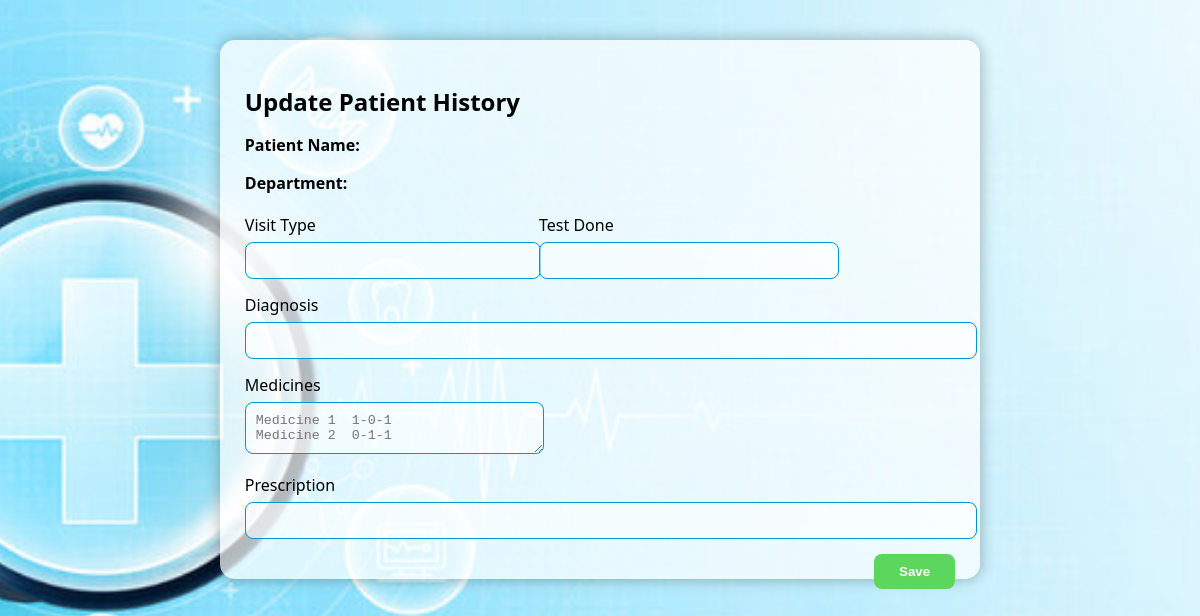
The page /doctor/update_history/92 on the database as committed earlier.
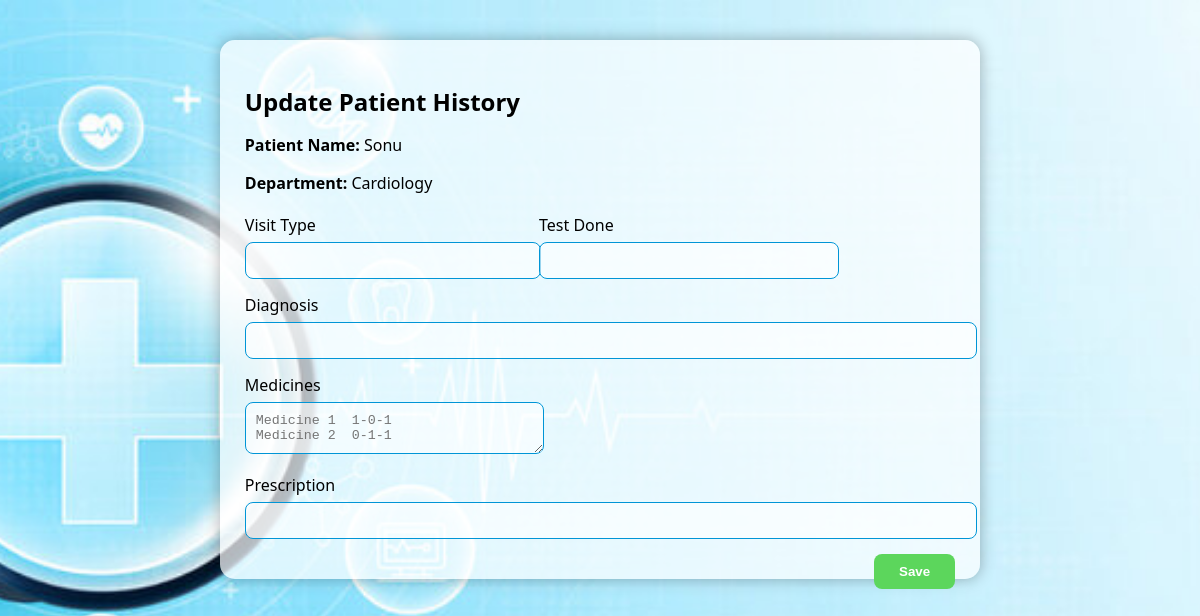
The same page on the database as committed later.
### tables this page shows
CREATE TABLE patients (
            id INTEGER PRIMARY KEY AUTOINCREMENT,
            user_id INTEGER NOT NULL,
            fullname TEXT NOT NULL,
            age INTEGER,
            gender TEXT,
            contact TEXT,
            blood_group TEXT,
            height INTEGER,
            weight INTEGER,
            FOREIGN KEY (user_id) REFERENCES users(id) ON DELETE CASCADE
            );

CREATE TABLE doctors (
            id INTEGER PRIMARY KEY AUTOINCREMENT,
            user_id INTEGER NOT NULL,
            fullname TEXT NOT NULL,
            specialization TEXT NOT NULL,
            department TEXT NOT NULL,
            experience INTEGER,
            FOREIGN KEY (user_id) REFERENCES users(id) ON DELETE CASCADE
        );

### app.py (the view, shortened to what this page needs)
@app.route('/doctor/update_history/<int:appointment_id>', methods=['GET', 'POST'])
def update_history(appointment_id):
    try:
        conn = module.host_get_db()
        cur = conn.cursor()
        cur.execute("""
            SELECT a.id, a.date, a.time,
                p.fullname AS patient_name,
                d.fullname AS doctor_name,
                d.department,
                a.patient_id, a.doctor_id
            FROM appointments a
            JOIN patients p ON a.patient_id = p.id
            JOIN doctors d ON a.doctor_id = d.id
            WHERE a.id=?
        """, (appointment_id,))
        data = cur.fetchone()
        return render_template("Update_patient.html", data=data)
    except Exception as e:
        print("ERROR in /update_history:", e)
        return "Error updating patient history"
    finally:
        if cur: cur.close()
        if conn: conn.close()

### module.py (called while the page is built)
def host_get_db():
    conn = sqlite3.connect('hospital.db')
    conn.row_factory=sqlite3.Row
    conn.execute("PRAGMA foreign_keys = ON")  # enforce FK constraints
    return conn

### templates/Update_patient.html (shortened to what this page needs)
<!DOCTYPE html>
<html lang="en">
  <head>
    <link rel="stylesheet" href="/static/upd_patient.css" />
  </head>
  <body>
    <div class="box">
      <h2>Update Patient History</h2>
      <p><strong>Patient Name:</strong> {{ data.patient_name }}</p>
      <p><strong>Department:</strong> {{ data.department }}</p>
      <form method="POST" class="form-box">
        <div class="row">
          <div>
            <label>Visit Type</label>
            <input type="text" name="visit_type" required />
          </div>
          <div>
            <label>Test Done</label>
            <input type="text" name="tests_done" />
          </div>
        </div>
        <label>Diagnosis</label>
        <input type="text" name="diagnosis" required />
        <div class="row">
          <div class="med-box">
            <label>Medicines</label>
            <textarea
              name="medicines"
              placeholder="Medicine 1  1-0-1&#10;Medicine 2  0-1-1"
            ></textarea>
          </div>
        </div>
        <label>Prescription</label>
        <input type="text" name="prescription" />
        <button class="save-btn">Save</button>
      </form>
    </div>
  </body>
</html>

Rows that differ between the two databases and show on the page:
added patients: patient_name "Sonu"
added doctors: department "Cardiology"
